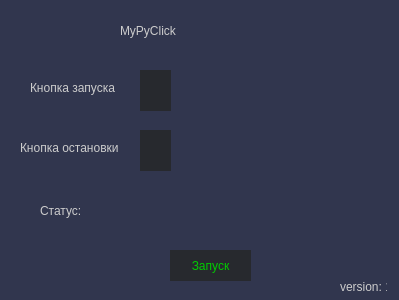
<?xml version="1.0" encoding="UTF-8"?>
<ui version="4.0">
 <class>Dialog</class>
 <widget class="QDialog" name="Dialog">
  <property name="geometry">
   <rect>
    <x>0</x>
    <y>0</y>
    <width>399</width>
    <height>300</height>
   </rect>
  </property>
  <property name="windowTitle">
   <string>Dialog</string>
  </property>
  <property name="styleSheet">
   <string notr="true">background-color: #31364E;</string>
  </property>
  <widget class="QPushButton" name="pushButton">
   <property name="geometry">
    <rect>
     <x>170</x>
     <y>250</y>
     <width>81</width>
     <height>31</height>
    </rect>
   </property>
   <property name="styleSheet">
    <string notr="true">QPushButton {
	font: 75 11pt &quot;Century Gothic&quot;;
	color: #00CC00;
	background-color: #27292E;
	border: none;
}

QPushButton:hover {
	color: #00FF00;
}

QPushButton:pressed {
	color: #009900;
}</string>
   </property>
   <property name="text">
    <string>Запуск</string>
   </property>
  </widget>
  <widget class="QLabel" name="label">
   <property name="geometry">
    <rect>
     <x>30</x>
     <y>80</y>
     <width>91</width>
     <height>16</height>
    </rect>
   </property>
   <property name="styleSheet">
    <string notr="true">color: #ccc;
font: 5 8pt &quot;Century Gothic&quot;;
</string>
   </property>
   <property name="text">
    <string>Кнопка запуска</string>
   </property>
  </widget>
  <widget class="QLineEdit" name="lineEdit">
   <property name="geometry">
    <rect>
     <x>140</x>
     <y>70</y>
     <width>31</width>
     <height>41</height>
    </rect>
   </property>
   <property name="styleSheet">
    <string notr="true">color: #FFFF33;
font: 14pt &quot;Century Gothic&quot;;
background-color: #27292E;
border: none;
</string>
   </property>
  </widget>
  <widget class="QLabel" name="label_2">
   <property name="geometry">
    <rect>
     <x>20</x>
     <y>140</y>
     <width>111</width>
     <height>16</height>
    </rect>
   </property>
   <property name="styleSheet">
    <string notr="true">color: #ccc;
font: 5 8pt &quot;Century Gothic&quot;;
</string>
   </property>
   <property name="text">
    <string>Кнопка остановки</string>
   </property>
  </widget>
  <widget class="QLabel" name="label_3">
   <property name="geometry">
    <rect>
     <x>120</x>
     <y>10</y>
     <width>151</width>
     <height>41</height>
    </rect>
   </property>
   <property name="styleSheet">
    <string notr="true">color: #ccc;
font: 5 22pt &quot;Century Gothic&quot;;
</string>
   </property>
   <property name="text">
    <string>MyPyClick</string>
   </property>
  </widget>
  <widget class="QLabel" name="label_4">
   <property name="geometry">
    <rect>
     <x>340</x>
     <y>280</y>
     <width>47</width>
     <height>13</height>
    </rect>
   </property>
   <property name="styleSheet">
    <string notr="true">color: #ccc;
font: 5 8pt &quot;Century Gothic&quot;;
</string>
   </property>
   <property name="text">
    <string>version: 1</string>
   </property>
  </widget>
  <widget class="QLineEdit" name="lineEdit_2">
   <property name="geometry">
    <rect>
     <x>140</x>
     <y>130</y>
     <width>31</width>
     <height>41</height>
    </rect>
   </property>
   <property name="styleSheet">
    <string notr="true">color: #FFFF33;
font: 14pt &quot;Century Gothic&quot;;
background-color: #27292E;
border: none;
</string>
   </property>
  </widget>
  <widget class="QLabel" name="label_5">
   <property name="geometry">
    <rect>
     <x>40</x>
     <y>200</y>
     <width>271</width>
     <height>21</height>
    </rect>
   </property>
   <property name="styleSheet">
    <string notr="true">color: #ccc;
font: 5 8pt &quot;Century Gothic&quot;;
</string>
   </property>
   <property name="text">
    <string>Статус:</string>
   </property>
  </widget>
 </widget>
 <resources/>
 <connections/>
</ui>
